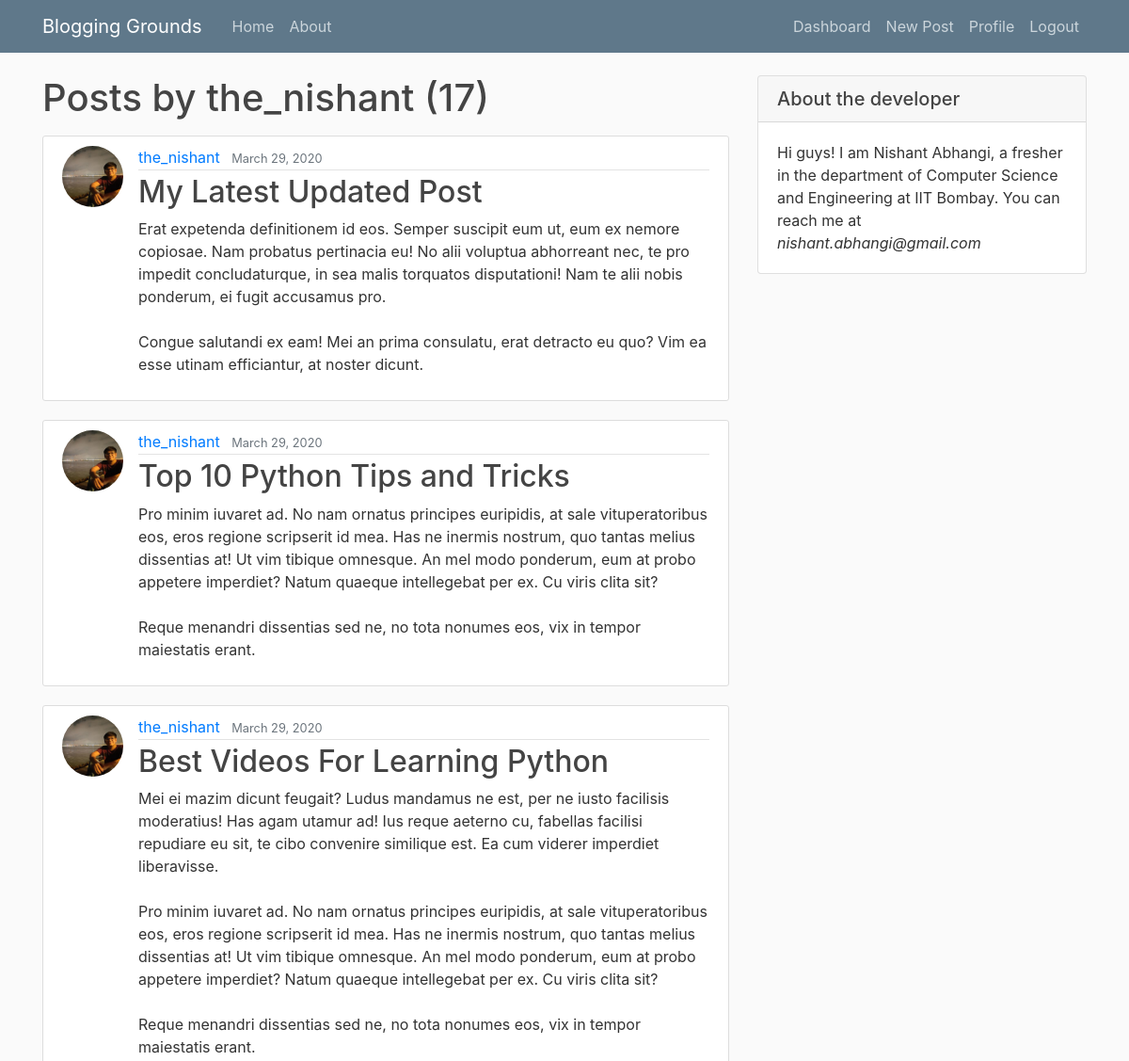
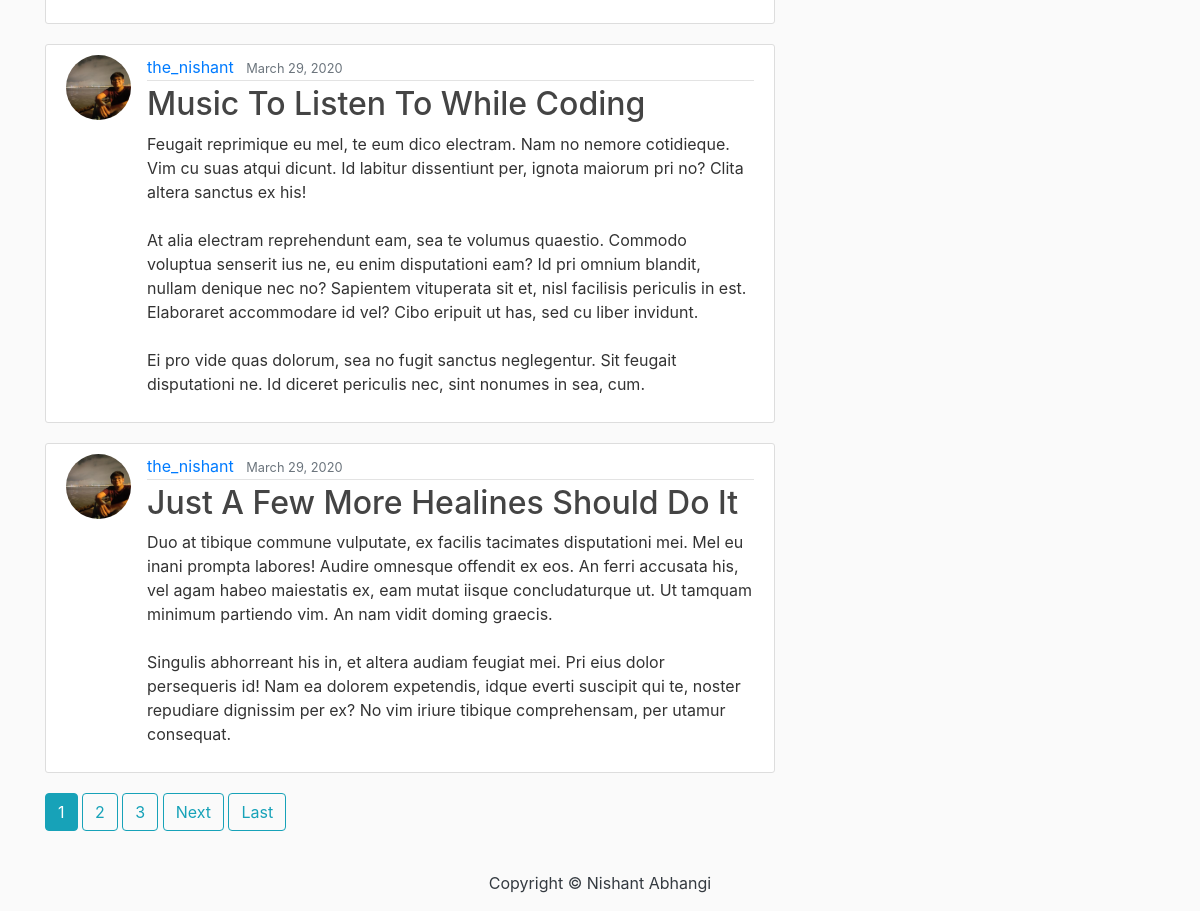
The page /user/the_nishant (signed in) on the database its author committed (2 pictures, top to bottom).
### blog/models.py (models this page shows, shortened)
class Post(models.Model):
    title = models.CharField(max_length = 100)
    content = models.TextField()
    date_posted = models.DateTimeField(default = timezone.now)
    author = models.ForeignKey(User, on_delete = models.CASCADE)

### users/models.py (models this page shows, shortened)
class Profile(models.Model):
    user = models.OneToOneField(User, on_delete = models.CASCADE)
    image = models.ImageField(default = 'default.jpg', upload_to = 'profile_pics')

### blog/views.py (the view)
# urls.py: path('user/<str:username>', UserPostListView.as_view(), name = 'user-posts'),
class UserPostListView(ListView):
    model = Post
    template_name = 'blog/user_posts.html'
    context_object_name = 'posts'
    paginate_by = 5
    def get_queryset(self):
        user = get_object_or_404(User, username = self.kwargs.get('username'))
        return Post.objects.filter(author = user).order_by('-date_posted')

### blog/templates/blog/user_posts.html (shortened to what this page needs)
{% extends 'blog/base.html' %}
{% block content %}
    <h1 class ='mb-3' >Posts by {{view.kwargs.username}} ({{page_obj.paginator.count}})</h1>
    {% for post in posts %}
        <article class="media content-section">
          <img class = 'rounded-circle article-img' src ='{{post.author.profile.image.url}}'>
          <div class="media-body">
            <div class="article-metadata">
              <a class="mr-2" href="{% url 'user-posts' post.author.username %}">{{ post.author }}</a>
              <small class="text-muted">{{ post.date_posted|date:'F d, Y' }}</small>
            </div>
          <h2><a class="article-title" href="{% url 'post-detail' post.id %} ">{{ post.title }}</a></h2>
          <p class="article-content">{{ post.content }}</p>
          </div>
        </article>
    {% endfor %}
    {% if is_paginated %}
      {% for num in page_obj.paginator.page_range %}
        {% if page_obj.number == num %}
          <a class="btn btn-info mb-4" href="?page={{ num }}">{{ num }}</a>
        {% elif num > page_obj.number|add:'-3' and num < page_obj.number|add:'3' %}
          <a class="btn btn-outline-info mb-4" href="?page={{ num }}">{{ num }}</a>
        {% endif %}
      {% endfor %}
      {% if page_obj.has_next %}
        <a class="btn btn-outline-info mb-4" href="?page={{ page_obj.next_page_number }}">Next</a>
        <a class="btn btn-outline-info mb-4" href="?page={{ page_obj.paginator.num_pages }}">Last</a>
      {% endif %}
    {% endif %}
{% endblock content %}

### blog/static/blog/main.css (style rules this page uses)
body { background: #fafafa; color: #333333; margin-top: 5rem; }
h1, h2, h3, h4, h5, h6 { color: #444444; }
.content-section { background: #ffffff; padding: 10px 20px; border: 1px solid #dddddd; border-radius: 3px; margin-bottom: 20px; }
.article-title { color: #444444; }
.article-content { white-space: pre-line; }
.article-img { height: 65px; width: 65px; margin-right: 16px; }
.article-metadata { padding-bottom: 1px; margin-bottom: 4px; border-bottom: 1px solid #e3e3e3 }

### rows shown on the page
Post: author.profile.image (picture), author "the_nishant", date_posted "March 29, 2020", title "My Latest Updated Post", content "Erat expetenda definitionem id eos. Semper suscipit eum ut, eum ex nemore copiosae. Nam probatus pertinacia eu! No alii voluptua abhorreant nec, te pro impedit concludaturque, in sea malis torquatos disputationi! Nam te alii nobis ponderum, ei fugit accusamus pro. Congue salutandi ex eam! Mei an prima consulatu, erat detracto eu quo? Vim ea esse utinam efficiantur, at noster dicunt."
Post: author.profile.image (picture), author "the_nishant", date_posted "March 29, 2020", title "Top 10 Python Tips and Tricks", content "Pro minim iuvaret ad. No nam ornatus principes euripidis, at sale vituperatoribus eos, eros regione scripserit id mea. Has ne inermis nostrum, quo tantas melius dissentias at! Ut vim tibique omnesque. An mel modo ponderum, eum at probo appetere imperdiet? Natum quaeque intellegebat per ex. Cu viris clita sit? Reque menandri dissentias sed ne, no tota nonumes eos, vix in tempor maiestatis erant."
Post: author.profile.image (picture), author "the_nishant", date_posted "March 29, 2020", title "Best Videos For Learning Python", content "Mei ei mazim dicunt feugait? Ludus mandamus ne est, per ne iusto facilisis moderatius! Has agam utamur ad! Ius reque aeterno cu, fabellas facilisi repudiare eu sit, te cibo convenire similique est. Ea cum viderer imperdiet liberavisse. Pro minim iuvaret ad. No nam ornatus principes euripidis, at sale vituperatoribus eos, eros regione scripserit id mea. Has ne inermis nostrum, quo tantas melius dissentias at! Ut vim tibique omnesque. An mel modo ponderum, eum at probo appetere imperdiet? Natum quaeque intellegebat per ex. Cu viris clita sit? Reque menandri dissentias sed ne, no tota nonumes eos, vix in tempor maiestatis erant."
Post: author.profile.image (picture), author "the_nishant", date_posted "March 29, 2020", title "Music To Listen To While Coding", content "Feugait reprimique eu mel, te eum dico electram. Nam no nemore cotidieque. Vim cu suas atqui dicunt. Id labitur dissentiunt per, ignota maiorum pri no? Clita altera sanctus ex his! At alia electram reprehendunt eam, sea te volumus quaestio. Commodo voluptua senserit ius ne, eu enim disputationi eam? Id pri omnium blandit, nullam denique nec no? Sapientem vituperata sit et, nisl facilisis periculis in est. Elaboraret accommodare id vel? Cibo eripuit ut has, sed cu liber invidunt. Ei pro vide quas dolorum, sea no fugit sanctus neglegentur. Sit feugait disputationi ne. Id diceret periculis nec, sint nonumes in sea, cum."
Post: author.profile.image (picture), author "the_nishant", date_posted "March 29, 2020", title "Just A Few More Healines Should Do It", content "Duo at tibique commune vulputate, ex facilis tacimates disputationi mei. Mel eu inani prompta labores! Audire omnesque offendit ex eos. An ferri accusata his, vel agam habeo maiestatis ex, eam mutat iisque concludaturque ut. Ut tamquam minimum partiendo vim. An nam vidit doming graecis. Singulis abhorreant his in, et altera audiam feugiat mei. Pri eius dolor persequeris id! Nam ea dolorem expetendis, idque everti suscipit qui te, noster repudiare dignissim per ex? No vim iriure tibique comprehensam, per utamur consequat."

### other values the page prints
{{ view.kwargs.username }} "the_nishant"
{{ page_obj.paginator.count }} "17"
{{ num }} "1"
{{ num }} "2" "3"
